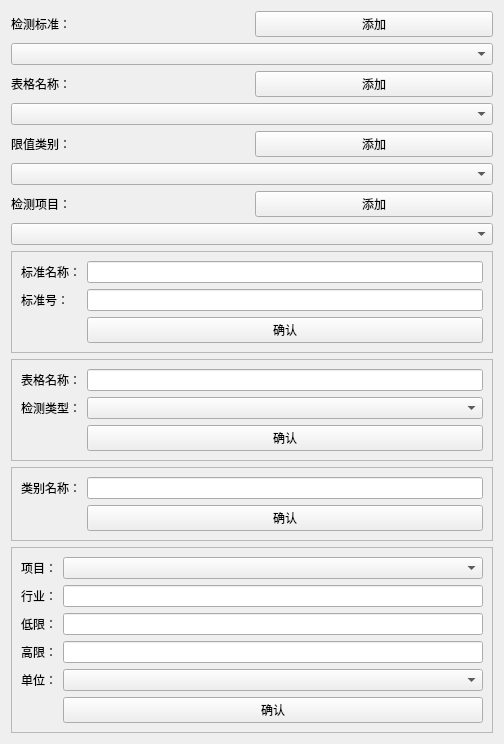
<?xml version="1.0" encoding="UTF-8"?>
<ui version="4.0">
 <class>ImplementingStandardEditor</class>
 <widget class="QWidget" name="ImplementingStandardEditor">
  <property name="geometry">
   <rect>
    <x>0</x>
    <y>0</y>
    <width>504</width>
    <height>704</height>
   </rect>
  </property>
  <property name="windowTitle">
   <string>Form</string>
  </property>
  <layout class="QVBoxLayout" name="verticalLayout">
   <item>
    <layout class="QGridLayout" name="gridLayout_5">
     <item row="0" column="0">
      <widget class="QLabel" name="label_5">
       <property name="text">
        <string>检测标准：</string>
       </property>
      </widget>
     </item>
     <item row="0" column="1">
      <widget class="QPushButton" name="standardEidtBtn">
       <property name="text">
        <string>添加</string>
       </property>
      </widget>
     </item>
     <item row="1" column="0" colspan="2">
      <widget class="MyComboBox" name="standardSelectBox"/>
     </item>
     <item row="2" column="0">
      <widget class="QLabel" name="label_6">
       <property name="text">
        <string>表格名称：</string>
       </property>
      </widget>
     </item>
     <item row="2" column="1">
      <widget class="QPushButton" name="tableEditBtn">
       <property name="text">
        <string>添加</string>
       </property>
      </widget>
     </item>
     <item row="3" column="0" colspan="2">
      <widget class="QComboBox" name="tableSelectBox"/>
     </item>
     <item row="4" column="0">
      <widget class="QLabel" name="label_7">
       <property name="text">
        <string>限值类别：</string>
       </property>
      </widget>
     </item>
     <item row="4" column="1">
      <widget class="QPushButton" name="classEditBtn">
       <property name="text">
        <string>添加</string>
       </property>
      </widget>
     </item>
     <item row="5" column="0" colspan="2">
      <widget class="QComboBox" name="classSelectBox"/>
     </item>
     <item row="6" column="0">
      <widget class="QLabel" name="label_8">
       <property name="text">
        <string>检测项目：</string>
       </property>
      </widget>
     </item>
     <item row="6" column="1">
      <widget class="QPushButton" name="addTestItemBtn">
       <property name="text">
        <string>添加</string>
       </property>
      </widget>
     </item>
     <item row="7" column="0" colspan="2">
      <widget class="QComboBox" name="comboBox_4"/>
     </item>
    </layout>
   </item>
   <item>
    <widget class="QFrame" name="standardEditWidget">
     <property name="frameShape">
      <enum>QFrame::StyledPanel</enum>
     </property>
     <property name="frameShadow">
      <enum>QFrame::Raised</enum>
     </property>
     <layout class="QGridLayout" name="gridLayout">
      <item row="0" column="0">
       <widget class="QLabel" name="label">
        <property name="text">
         <string>标准名称：</string>
        </property>
       </widget>
      </item>
      <item row="0" column="1">
       <widget class="QLineEdit" name="standerNameEdit"/>
      </item>
      <item row="1" column="0">
       <widget class="QLabel" name="label_2">
        <property name="text">
         <string>标准号：</string>
        </property>
       </widget>
      </item>
      <item row="1" column="1">
       <widget class="QLineEdit" name="standardNumEdit"/>
      </item>
      <item row="2" column="1">
       <widget class="QPushButton" name="standardEditOK">
        <property name="text">
         <string>确认</string>
        </property>
       </widget>
      </item>
     </layout>
    </widget>
   </item>
   <item>
    <widget class="QFrame" name="tableEditWidget">
     <property name="frameShape">
      <enum>QFrame::StyledPanel</enum>
     </property>
     <property name="frameShadow">
      <enum>QFrame::Raised</enum>
     </property>
     <layout class="QGridLayout" name="gridLayout_2">
      <item row="0" column="0">
       <widget class="QLabel" name="label_3">
        <property name="text">
         <string>表格名称：</string>
        </property>
       </widget>
      </item>
      <item row="0" column="1">
       <widget class="QLineEdit" name="tableNameEdit"/>
      </item>
      <item row="1" column="0">
       <widget class="QLabel" name="label_4">
        <property name="text">
         <string>检测类型：</string>
        </property>
       </widget>
      </item>
      <item row="2" column="1">
       <widget class="QPushButton" name="tableEditOk">
        <property name="text">
         <string>确认</string>
        </property>
       </widget>
      </item>
      <item row="1" column="1">
       <widget class="MyComboBox" name="testTypeBox"/>
      </item>
     </layout>
    </widget>
   </item>
   <item>
    <widget class="QFrame" name="classEditWidget">
     <property name="frameShape">
      <enum>QFrame::StyledPanel</enum>
     </property>
     <property name="frameShadow">
      <enum>QFrame::Raised</enum>
     </property>
     <layout class="QGridLayout" name="gridLayout_3">
      <item row="0" column="0">
       <widget class="QLabel" name="label_9">
        <property name="text">
         <string>类别名称：</string>
        </property>
       </widget>
      </item>
      <item row="0" column="1">
       <widget class="QLineEdit" name="classNameEdit"/>
      </item>
      <item row="1" column="1">
       <widget class="QPushButton" name="classEditOK">
        <property name="text">
         <string>确认</string>
        </property>
       </widget>
      </item>
     </layout>
    </widget>
   </item>
   <item>
    <widget class="QFrame" name="itemEditWidget">
     <property name="frameShape">
      <enum>QFrame::StyledPanel</enum>
     </property>
     <property name="frameShadow">
      <enum>QFrame::Raised</enum>
     </property>
     <layout class="QGridLayout" name="gridLayout_4">
      <item row="3" column="0">
       <widget class="QLabel" name="label_13">
        <property name="text">
         <string>高限：</string>
        </property>
       </widget>
      </item>
      <item row="0" column="0">
       <widget class="QLabel" name="label_10">
        <property name="text">
         <string>项目：</string>
        </property>
       </widget>
      </item>
      <item row="5" column="1">
       <widget class="QPushButton" name="itemEditOK">
        <property name="text">
         <string>确认</string>
        </property>
       </widget>
      </item>
      <item row="1" column="1">
       <widget class="QLineEdit" name="tradeEdit"/>
      </item>
      <item row="2" column="0">
       <widget class="QLabel" name="label_12">
        <property name="text">
         <string>低限：</string>
        </property>
       </widget>
      </item>
      <item row="1" column="0">
       <widget class="QLabel" name="label_11">
        <property name="text">
         <string>行业：</string>
        </property>
       </widget>
      </item>
      <item row="4" column="0">
       <widget class="QLabel" name="label_14">
        <property name="text">
         <string>单位：</string>
        </property>
       </widget>
      </item>
      <item row="4" column="1">
       <widget class="UnitEditBox" name="unitBox"/>
      </item>
      <item row="3" column="1">
       <widget class="QLineEdit" name="higherEdit"/>
      </item>
      <item row="2" column="1">
       <widget class="QLineEdit" name="lowerEdit"/>
      </item>
      <item row="0" column="1">
       <widget class="MyComboBox" name="testItemSelectBox"/>
      </item>
     </layout>
    </widget>
   </item>
  </layout>
 </widget>
 <customwidgets>
  <customwidget>
   <class>MyComboBox</class>
   <extends>QComboBox</extends>
   <header>mycombobox.h</header>
  </customwidget>
  <customwidget>
   <class>UnitEditBox</class>
   <extends>QComboBox</extends>
   <header location="global">uniteditbox.h</header>
  </customwidget>
 </customwidgets>
 <resources/>
 <connections/>
</ui>
